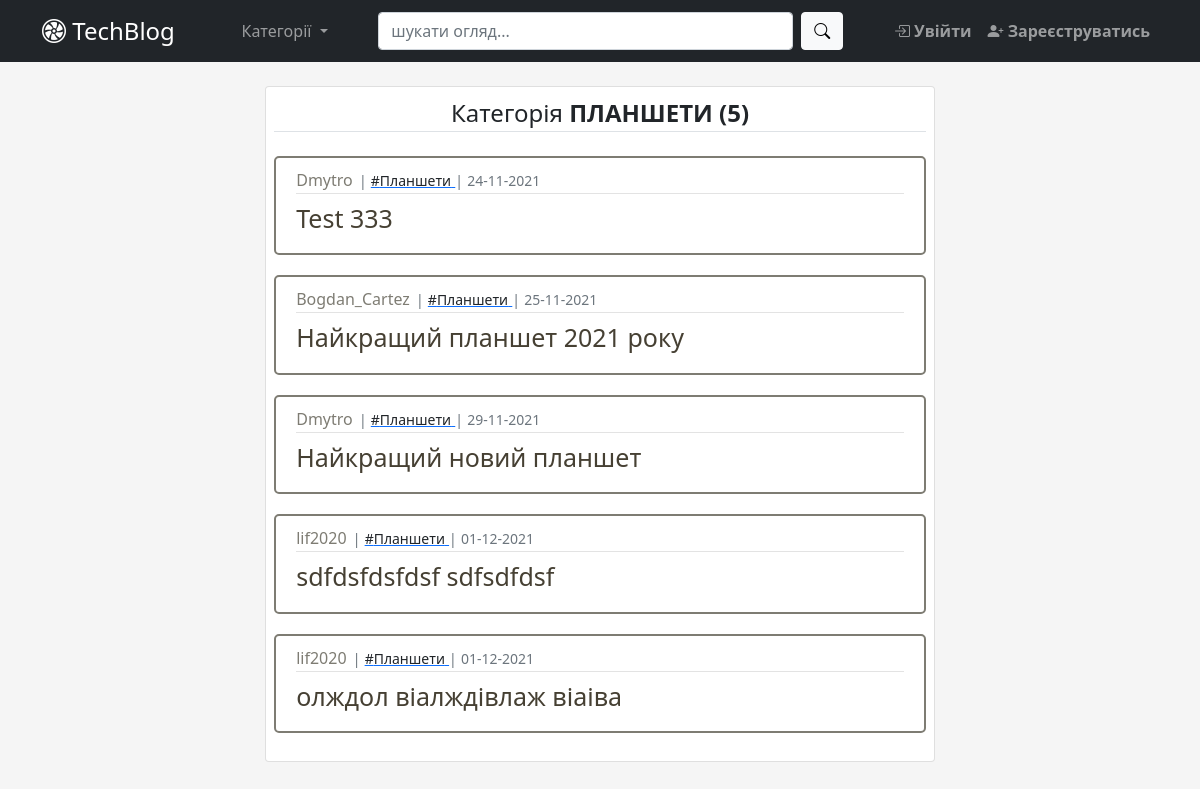
/category/3, run on an earlier commit of the app's database.
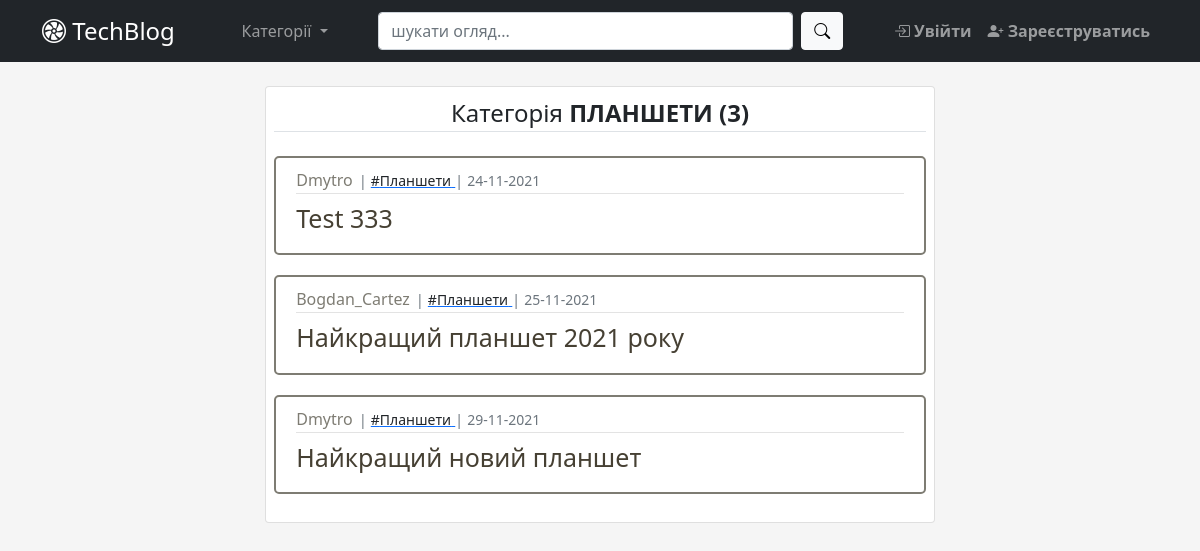
And on a later commit of the database.
### app/blog/models.py (models this page shows, shortened)
class Post(db.Model):  # type: ignore
    __searchable__ = ['title']
    id = db.Column(db.Integer, primary_key=True)  # type: ignore
    category_id = db.Column(db.Integer, db.ForeignKey('category.id'),
                            nullable=False)  # type: ignore
    user_id = db.Column(db.Integer(), db.ForeignKey('user.id'))  # type: ignore
    title = db.Column(db.String(100), nullable=False)  # type: ignore
    content = db.Column(db.Text)  # type: ignore
    created_at = db.Column(db.DateTime, default=datetime.now)  # type: ignore
    comments = db.relationship('Comment', backref='post_br', lazy=True)
    likes = db.relationship('Like', backref='post_br', lazy=True)
    def total_posts_by_category(self, category_id):
        return Post.query.filter(Post.category_id == category_id).count()

class Category(db.Model):  # type: ignore
    id = db.Column(db.Integer, primary_key=True)  # type: ignore
    name = db.Column(db.String(25), unique=True, nullable=False)
    category = db.relationship('Post', backref='category_br', lazy=True)

### app/user/models.py (models this page shows, shortened)
class User(db.Model, UserMixin):  # type: ignore
    id = db.Column(db.Integer, primary_key=True)  # type: ignore
    username = db.Column(db.String(30), unique=True, nullable=False)
    email = db.Column(db.String(50), unique=True, nullable=False)
    password = db.Column(db.String(30), nullable=False)
    picture = db.Column(db.String(20), nullable=False,
                        server_default='default.jpg')  # type: ignore
    comment = db.relationship('Comment', backref='user_br', lazy=True)
    like = db.relationship('Like', backref='user_br', lazy=True)
    posts = db.relationship('Post', backref='user_br', lazy=True)

### app/blog/views.py (the view)
@blog_bp.route('/category/<int:category_id>')
def posts_by_category(category_id):
    category = Category.query.get_or_404(category_id)
    posts = Post.query.filter_by(category_id=category_id)
    return render_template('posts_by_category.html', posts=posts,
                           category=category)

### app/blog/templates/blog/posts_by_category.html
{% extends "base.html" %}
{% block main %}
  {% from "_render_field.html" import render_field_lr %}
  <div class="card p-2" style="margin:auto;width:60%">
    <div align="center">
      <legend class="border-bottom mb-4">Категорія
        <b class="text-uppercase">{{category.name}}
          {% if posts.first() %}
            ({{posts.first().total_posts_by_category(category.id)}})
          {% endif %}
        </b>
      </legend>
    </div>
      {% if posts.first() %}
        {% include "posts_list.html" %}
      {% else %}
        <div class="alert alert-info" role="alert" align="center">
          Публікацій за цією категорією не знайдено
        </div>
      {% endif %}
  </div>
{% endblock main %}

### app/templates/_render_field.html (shortened to what this page needs)
{% macro render_post_item(post) %}
    <article class="media article-section">
    <div class="media-body">
      <div class="article-metadata">
        <a class="author-name" href="{{url_for('blog_bp_in.user_posts', user_id=post.user_br.id)}}">
          {{ post.user_br.username }}
        </a><small class="text-muted">|</small>
        <a href="{{url_for('blog_bp_in.posts_by_category', category_id=post.category_br.id)}}">
          <small class="link-dark">#{{ post.category_br.name }}</small>
        </a><small class="text-muted">|</small>
        <small class="text-muted">
          {{ post.created_at.strftime('%d-%m-%Y')  }}
        </small>
      </div>
      <h2><a class="article-title" href="{{url_for('blog_bp_in.post_view', post_id=post.id)}}"> {{ post.title }} </a></h2>
    </div>
  </article>
{% endmacro %}

What changed in the data, as far as the page shows it:
removed Post: user_br.username "lif2020", category_br.name "Планшети", created_at "01-12-2021", title "sdfdsfdsfdsf sdfsdfdsf"
removed Post: user_br.username "lif2020", category_br.name "Планшети", created_at "01-12-2021", title "олждол віалждівлаж віаіва"
shown differently, row unchanged: Category "ПЛАНШЕТИ": first (not shown) → "3"
Also different on the page:
{{ posts.first().total_posts_by_category(category.id) }}: "5" → (not shown)
